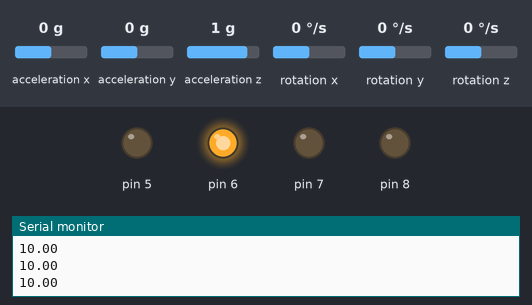
The sketch below on a simulated Arduino Uno, built with avr-gcc and run on an emulated ATmega328P. Parts: output pins drawn as LEDs (lit = HIGH), the last lines printed to the serial monitor. Wiring (inferred from the names in the program): MPU-6050 motion sensor at I2C address 0x68. Inputs (shaded band) come from the test bench; at power-on: acceleration y 0 g, rotation y 0 °/s, acceleration x 0 g, acceleration z 1 g, rotation x 0 °/s, rotation z 0 °/s.

Above: at 5.4 s.
5.5 s: acceleration y set to -1.4 g
At 7.3 s:
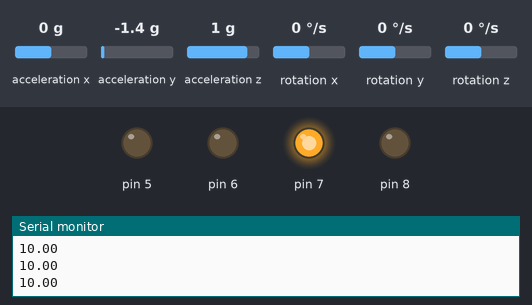
7.8 s: rotation y set to -192 °/s
At 8.8 s:
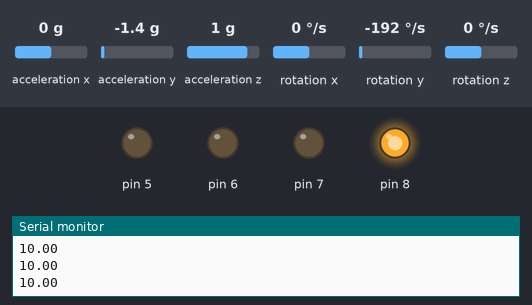
9.6 s: rotation y set to -100 °/s
At 11.8 s:
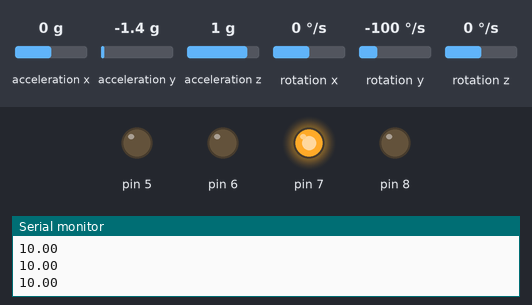
12.5 s: acceleration y set to -1.1 g
At 13.6 s:
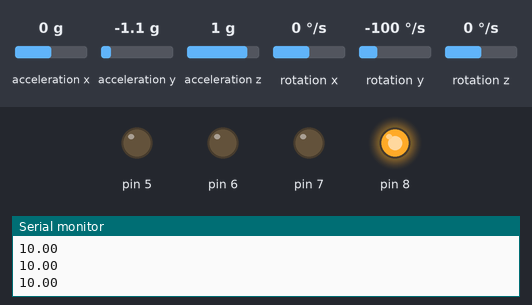
Timing chart, 0 to 15.3 s (numbered marks = the images above; inputs shaded):
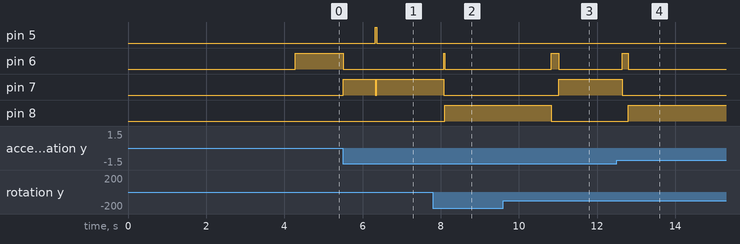

The sketch:

Gyro_header.ino
```cpp
#include <Wire.h>
#include "gyro_accel.h"
// Defining constants
#define dt 20                       // time difference in milli seconds
#define rad2degree 57.3              // Radian to degree conversion
#define Filter_gain 0.95             // e.g.  angle = angle_gyro*Filter_gain + angle_accel*(1-Filter_gain)
// *********************************************************************
//    Global Variables
// *********************************************************************
unsigned long t=0; // Time Variables
float angle_x_gyro=0,angle_y_gyro=0,angle_z_gyro=0,angle_x_accel=0,angle_y_accel=0,angle_z_accel=0,angle_x=0,angle_y=0,angle_z=0;
// *********************************************************************
// Main Code
void setup(){
  Serial.begin(115200);
  Wire.begin();
  MPU6050_ResetWake();
  MPU6050_SetGains(0,1);// Setting the lows scale
  MPU6050_SetDLPF(0); // Setting the DLPF to inf Bandwidth for calibration
  MPU6050_OffsetCal();
  MPU6050_SetDLPF(6); // Setting the DLPF to lowest Bandwidth

  pinMode(5, OUTPUT);
  pinMode(6, OUTPUT);
  pinMode(7, OUTPUT);
  pinMode(8, OUTPUT);


  t=millis();
}
void loop(){
  t=millis();

  MPU6050_ReadData();

  angle_x_gyro = (gyro_x_scalled*((float)dt/1000)+angle_x);
  angle_y_gyro = (gyro_y_scalled*((float)dt/1000)+angle_y);
  angle_z_gyro = (gyro_z_scalled*((float)dt/1000)+angle_z);

  angle_z_accel = atan(accel_z_scalled/(sqrt(accel_y_scalled*accel_y_scalled+accel_x_scalled*accel_x_scalled)))*(float)rad2degree;
  angle_y_accel = -atan(accel_y_scalled/(sqrt(accel_y_scalled*accel_y_scalled+accel_z_scalled*accel_z_scalled)))*(float)rad2degree;
  angle_x_accel = atan(accel_x_scalled/(sqrt(accel_x_scalled*accel_x_scalled+accel_z_scalled*accel_z_scalled)))*(float)rad2degree;

  angle_x = Filter_gain*angle_x_gyro+(1-Filter_gain)*angle_x_accel;
  angle_y = Filter_gain*angle_y_gyro+(1-Filter_gain)*angle_y_accel;
  angle_z = Filter_gain*angle_z_gyro+(1-Filter_gain)*angle_z_accel;


   if((angle_y < 0.3) && (angle_y > -0.3)){
    digitalWrite(6, HIGH);
   } else{
    digitalWrite(6, LOW);
   }
   if((angle_y < 34.9) && (angle_y > 34.5)){
    digitalWrite(5, HIGH);
   } else{
    digitalWrite(5, LOW);
   }
   if(angle_y < -0.3){
    digitalWrite(8, HIGH);
   } else{
    digitalWrite(8, LOW);
   }
   if((angle_y > 0.3) && (angle_y < 34.5) || (angle_y > 34.9)){
    digitalWrite(7, HIGH);
   } else{
    digitalWrite(7, LOW);
   }

  Serial.println(((float)(millis()-t)/(float)dt)*100);


  while((millis()-t) < dt){ // Making sure the cycle time is equal to dt
  // Do nothing
  }


}
```

gyro_accel.cpp
```cpp
#include <Arduino.h>
#include <Wire.h>
#include "gyro_accel.h"


// Defining the important registers

#define MPU6050_address 0x68

// ------ SELF Test Trim Factors ----------------------
#define MPU6050_self_test_x 13       // R/W
#define MPU6050_self_test_y 14       // R/W
#define MPU6050_self_test_z 15       // R/W
#define MPU6050_self_test_A 16       // R/W

// ----- Sample Divider -------------------------------
#define MPU6050_sample_div 25        // R/W
/*       Sample Divider Discription
  Sample rate = 8/(1 + Sample rate divider) [kHz]  if DLPF is disabled
  Sample rate = 1/(1 + Sample rate divider) [kHz]  if DLPF is enabled
*/

// ----- Configration ---------------------------------
#define MPU6050_config 26            // R/W
#define MPU6050_gyro_config 27       // R/W
#define MPU6050_accel_config 28      // R/W

// ----- Data ---------------------------------------------
#define MPU6050_data_start 59


// ----- Power Management ---------------------------------
#define MPU6050_PWR1 107
#define MPU6050_PWR2 108

// ----- Defining Constant --------------------------------
#define g 9.81                       // Gravitational accelration


// Variables
int temp=0, accel_x=0, accel_y=0, accel_z=0, gyro_x=0, gyro_y=0, gyro_z=0; // Raw values varaibles
int accel_x_OC=0, accel_y_OC=0, accel_z_OC=0, gyro_x_OC=0 ,gyro_y_OC=0, gyro_z_OC=0; // offset variables
float temp_scalled,accel_x_scalled,accel_y_scalled,accel_z_scalled,gyro_x_scalled,gyro_y_scalled,gyro_z_scalled; //Scalled Data varaibles
float accel_scale_fact = 1, gyro_scale_fact = 1; // Scale factor variables


// **************************************************************************
//          Functions for MPU6050
// **************************************************************************


void MPU6050_ReadData(){


  Wire.beginTransmission(MPU6050_address);
  Wire.write(MPU6050_data_start);
  Wire.endTransmission();

  int read_bytes = 14;

  Wire.requestFrom(MPU6050_address,read_bytes);

  if(Wire.available() == read_bytes){

    accel_x = Wire.read()<<8 | Wire.read();
    accel_y = Wire.read()<<8 | Wire.read();
    accel_z = Wire.read()<<8 | Wire.read();

    temp = Wire.read()<<8 | Wire.read();

    gyro_x = Wire.read()<<8 | Wire.read();
    gyro_y = Wire.read()<<8 | Wire.read();
    gyro_z = Wire.read()<<8 | Wire.read();

  }


  accel_x_scalled = (float)(accel_x-accel_x_OC)*accel_scale_fact/1000; // divided by 1000 as the Scale factor is in milli units
  accel_y_scalled = (float)(accel_y-accel_y_OC)*accel_scale_fact/1000;
  accel_z_scalled = (float)(accel_z-accel_z_OC)*accel_scale_fact/1000;

  gyro_x_scalled = (float)(gyro_x-gyro_x_OC)*gyro_scale_fact/1000;
  gyro_y_scalled = (float)(gyro_y-gyro_y_OC)*gyro_scale_fact/1000;
  gyro_z_scalled = ((float)(gyro_z-gyro_z_OC)*gyro_scale_fact/1000);

  temp_scalled = (float)temp/340+36.53;
}


// ------------------------------------------------
//       Reset and wake up the MPU6050
// ------------------------------------------------
void MPU6050_ResetWake(){

  Serial.println("Resetting MPU6050 and waking it up.....");
  Wire.beginTransmission(MPU6050_address);
  Wire.write(MPU6050_PWR1);
  Wire.write(0b10000000);
  Wire.endTransmission();

  delay(100); // Waiting for the reset to complete

  Wire.beginTransmission(MPU6050_address);
  Wire.write(MPU6050_PWR1);

  Wire.write(0b00000000);
  Wire.endTransmission();

}


// ------------------------------------------------
//       Setting up the DLFP
// ------------------------------------------------

void MPU6050_SetDLPF(int BW)
  {
    if (BW < 0 || BW > 6){
      BW = 0;
    }
  Wire.beginTransmission(MPU6050_address);
  Wire.write(MPU6050_config); // Address to the configuration register
/*       config Discription ---- x x 0 0 0 F2 F1 F0
  I am only intrested in the Digital Low Pass Filter (DLPF)
  F2 F1 F0    Bandwidth [Hz]
  0  0  0
  0  0  1      184
  0  1  0      94
  0  1  1      44
  1  0  0      21
  1  0  1      10
  1  1  0      5
*/

  Wire.write(BW);
  Wire.endTransmission();
  }

// ------------------------------------------------
//       Setting up the Accelrometer and Gyro Gains
// ------------------------------------------------

void MPU6050_SetGains(int gyro,int accel)
  {
    byte gyro_byte,accel_byte;

    // Setting up Gyro
    Wire.beginTransmission(MPU6050_address);
    Wire.write(MPU6050_gyro_config); // Address to the configuration register
    if (gyro==0)
    {
      gyro_scale_fact =(float)250*0.0305; // each data is of 16 bits that means, 250 is divided along 2^(15)-1 = 32767 so for milli degree/s 0.0305 = 1000/32767
      gyro_byte = 0b00000000;
    }else if (gyro == 1)
    {
      gyro_scale_fact = 500*0.0305; // each data is of 16 bits that means, 500 is divided along 2^(15)-1 = 32767 so for milli degree/s 0.0305 = 1000/32767
      gyro_byte = 0b00001000;
    }else if (gyro == 2)
    {
      gyro_scale_fact = 1000*0.0305;// each data is of 16 bits that means, 1000 is divided along 2^(15)-1 = 32767 so for milli degree/s 0.0305 = 1000/32767
      gyro_byte = 0b00010000;
    }else if (gyro == 3)
    {
      gyro_scale_fact = 2000*0.0305;  // each data is of 16 bits that means, 2000 is divided along 2^(15)-1 = 32767 so for milli degree/s 0.0305 = 1000/32767
      gyro_byte = 0b00011000;
    }else
    {
      gyro_scale_fact = 1;
    }

    Wire.write(gyro_byte);
    Wire.endTransmission();
    Serial.print("The gyro scale is set to ");
    Serial.print(gyro_scale_fact);
    Serial.println(" milli Degree/s");


    // Setting up Accel
    Wire.beginTransmission(MPU6050_address);
    Wire.write(MPU6050_accel_config); // Address to the configuration register
    if (accel==0)
    {
      accel_scale_fact =(float)2*g*0.0305; // each data is of 16 bits that means, 2g is divided along 2^(15)-1 = 32767 so for milli m/s^2 0.0305 = 1000/32767
      accel_byte = 0b00000000;
    }else if (accel == 1)
    {
      accel_scale_fact = 4*g*0.0305; // each data is of 16 bits that means, 4g is divided along 2^(15)-1 = 32767 so for milli m/s^2 0.0305 = 1000/32767
      accel_byte = 0b00001000;
    }else if (accel == 2)
    {
      accel_scale_fact = 8*g*0.0305;// each data is of 16 bits that means, 8g is divided along 2^(15)-1 = 32767 so for milli m/s^2 0.0305 = 1000/32767
      accel_byte = 0b00010000;
    }else if (accel == 3)
    {
      accel_scale_fact = 16*g*0.0305; // each data is of 16 bits that means, 16g is divided along 2^(15)-1 = 32767 so for milli m/s^2 0.0305 = 1000/32767
      accel_byte = 0b00011000;
    }else
    {
      accel_scale_fact = 1;
    }

    Wire.write(accel_byte);
    Wire.endTransmission();
    Serial.print("The accel scale is set to ");
    Serial.print(accel_scale_fact);
    Serial.println(" milli m/s^2");

  }


// ------------------------------------------------
//       offset calibration
// ------------------------------------------------

void MPU6050_OffsetCal(){
  Serial.println("Calibrating gyroscope .... dont move the hardware ..........");

  int x=0,y=0,z=0,i;

  MPU6050_ReadData();
  MPU6050_ReadData();

  // Gyro Offset Calculation
  x=gyro_x;
  y=gyro_y;
  z=gyro_z;

  for (i=1;i<=1000;i++){
    MPU6050_ReadData();
    x=(x+gyro_x)/2;
    y=(y+gyro_y)/2;
    z=(z+gyro_z)/2;
    Serial.print(".");
  }
  Serial.println(".");
  gyro_x_OC=x;
  gyro_y_OC=y;
  gyro_z_OC=z;

  Serial.print("gyro_x register offset = ");
  Serial.println(x);


  Serial.print("gyro_y register offect = ");
  Serial.println(y);


  Serial.print("gyro_z register offset = ");
  Serial.println(z);


  // Accel Offset Calculation
  Serial.println("Calibrating accelrometer .... dont move the hardware ..........");
  x=accel_x;
  y=accel_y;
  z=accel_z;

  for (i=1;i<=1000;i++){
    MPU6050_ReadData();
    x=(x+accel_x)/2;
    y=(y+accel_y)/2;
    z=(z+accel_z)/2;
    Serial.print(".");
  }
  Serial.println(".");
  accel_x_OC=x;
  accel_y_OC=y;
  accel_z_OC=z-(float)g*1000/accel_scale_fact;

  Serial.print("Accel_x register offset = ");
  Serial.println(x);


  Serial.print("Accel_y register offect = ");
  Serial.println(y);


  Serial.print("Accel_z register offset = ");
  Serial.println(z);


}
```

gyro_accel.h
```cpp
#ifndef gyro_accel.h
  #define gyro_accel.h

  extern int accel_x_OC, accel_y_OC, accel_z_OC, gyro_x_OC ,gyro_y_OC, gyro_z_OC; // offset variables
  extern float temp_scalled,accel_x_scalled,accel_y_scalled,accel_z_scalled,gyro_x_scalled,gyro_y_scalled,gyro_z_scalled; //Scaled Data variables


  void MPU6050_ReadData();
  void MPU6050_ResetWake();
  void MPU6050_SetDLPF(int BW);
  void MPU6050_SetGains(int gyro,int accel);
  void MPU6050_OffsetCal();

#endif
```

Measured:
- the behaviour switches between -1.3 and -1.2 g on acceleration y (found by bisection; images 3 and 4)
- after the input at 5.5 s, pin 5: LOW → HIGH after 0.82 s, → LOW 0.04 s later; pin 6: HIGH → LOW at once; pin 7: LOW → HIGH at once, → LOW 0.82 s later, → HIGH 0.04 s later
- after the input at 7.8 s, pin 6: LOW → HIGH after 0.28 s, → LOW 0.02 s later; pin 7: HIGH → LOW after 0.28 s; pin 8: LOW → HIGH after 0.30 s
- after the input at 9.6 s, pin 6: LOW → HIGH after 1.2 s, → LOW 0.20 s later; pin 7: LOW → HIGH after 1.4 s; pin 8: HIGH → LOW after 1.2 s
- after the input at 12.5 s, pin 6: LOW → HIGH after 0.14 s, → LOW 0.16 s later; pin 7: HIGH → LOW after 0.14 s; pin 8: LOW → HIGH after 0.30 s
